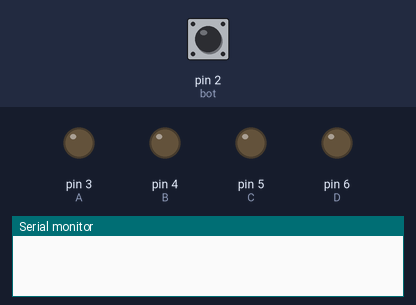
Bench run of a sketch on a simulated Arduino Uno, built with avr-gcc and run on an emulated ATmega328P. Parts: output pins drawn as LEDs (lit = HIGH), the last lines printed to the serial monitor. Dashed ring = blinking. Inputs (shaded band) come from the test bench; at power-on: pin 2 (bot) LOW.

Above: at 1.4 s.
1.5 s: pin 2 (bot) pulled HIGH for 1 s
At 3.4 s:
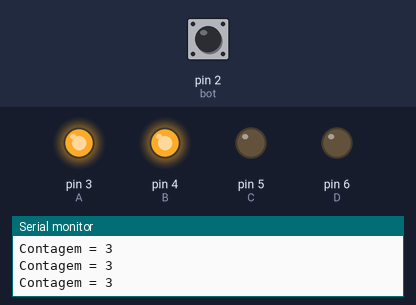
4.0 s: pin 2 (bot) pulled HIGH for 0.35 s
At 4.8 s:
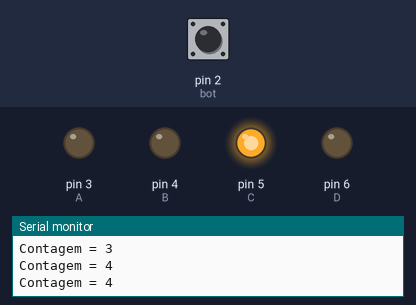
5.8 s: pin 2 (bot) pulled HIGH for 0.35 s
At 7.2 s:
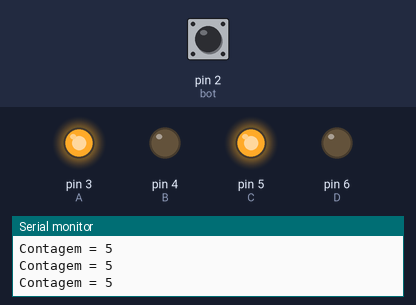
7.6 s: pin 2 (bot) pulled HIGH for 3.2 s
At 8.25 s:
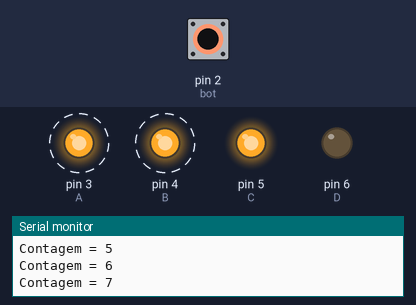
Timing chart, 0 to 12.0 s (numbered marks = the images above; inputs shaded):
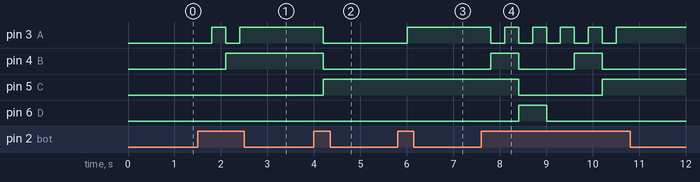

The sketch:

display_de_7_segmentos1.ino
```cpp
//////////////
// EDIVÂNIA //
//   UFPI   //
//   2022   //
//////////////

int bot = 2, A = 3, B = 4, C = 5, D = 6;
int es, cont = -1;

void setup()
{
  pinMode(bot, INPUT);
  pinMode(A, OUTPUT);
  pinMode(B, OUTPUT);
  pinMode(C, OUTPUT);
  pinMode(D, OUTPUT);

  Serial.begin(6600);
}

void loop()
{
  es = digitalRead(bot);

  if(es == 1)
  {
    cont++;

    if(cont > 9)
      cont = 0;
  }

  switch(cont)
  {
    case 0:
    	digitalWrite(A, 0);
    	digitalWrite(B, 0);
    	digitalWrite(C, 0);
    	digitalWrite(D, 0);
    	Serial.println("Contagem = 0");
    break;

    case 1:
    	digitalWrite(A, 1);
    	digitalWrite(B, 0);
    	digitalWrite(C, 0);
    	digitalWrite(D, 0);
    	Serial.println("Contagem = 1");
    break;

    case 2:
    	digitalWrite(A, 0);
    	digitalWrite(B, 1);
    	digitalWrite(C, 0);
    	digitalWrite(D, 0);
    	Serial.println("Contagem = 2");
    break;

    case 3:
    	digitalWrite(A, 1);
    	digitalWrite(B, 1);
    	digitalWrite(C, 0);
    	digitalWrite(D, 0);
    	Serial.println("Contagem = 3");
    break;

    case 4:
    	digitalWrite(A, 0);
    	digitalWrite(B, 0);
    	digitalWrite(C, 1);
    	digitalWrite(D, 0);
    	Serial.println("Contagem = 4");
    break;

    case 5:
    	digitalWrite(A, 1);
    	digitalWrite(B, 0);
    	digitalWrite(C, 1);
    	digitalWrite(D, 0);
    	Serial.println("Contagem = 5");
    break;

    case 6:
    	digitalWrite(A, 0);
    	digitalWrite(B, 1);
    	digitalWrite(C, 1);
    	digitalWrite(D, 0);
    	Serial.println("Contagem = 6");
    break;

    case 7:
    	digitalWrite(A, 1);
    	digitalWrite(B, 1);
    	digitalWrite(C, 1);
    	digitalWrite(D, 0);
    	Serial.println("Contagem = 7");
    break;

    case 8:
    	digitalWrite(A, 0);
    	digitalWrite(B, 0);
    	digitalWrite(C, 0);
    	digitalWrite(D, 1);
    	Serial.println("Contagem = 8");
    break;

    case 9:
    	digitalWrite(A, 1);
    	digitalWrite(B, 0);
    	digitalWrite(C, 0);
    	digitalWrite(D, 1);
    	Serial.println("Contagem = 9");
    break;
  }

  delay(300);
}
```

Measured:
- after the input at 1.5 s, pin 3 (A): LOW → HIGH after 0.30 s, → LOW 0.30 s later, → HIGH 0.30 s later; pin 4 (B): LOW → HIGH after 0.60 s
- after the input at 4.0 s, pin 3 (A), pin 4 (B): HIGH → LOW after 0.20 s; pin 5 (C): LOW → HIGH after 0.20 s
- after the input at 5.8 s, pin 3 (A): LOW → HIGH after 0.20 s
- after the input at 7.6 s, pin 3 (A): alternates HIGH for 0.30 s and LOW for 0.30 s, 10 changes in all, then stays HIGH, starting after 0.20 s; pin 4 (B): alternates HIGH for 0.60 s and LOW for 1.2 s, 4 changes in all, then stays LOW, starting after 0.20 s
